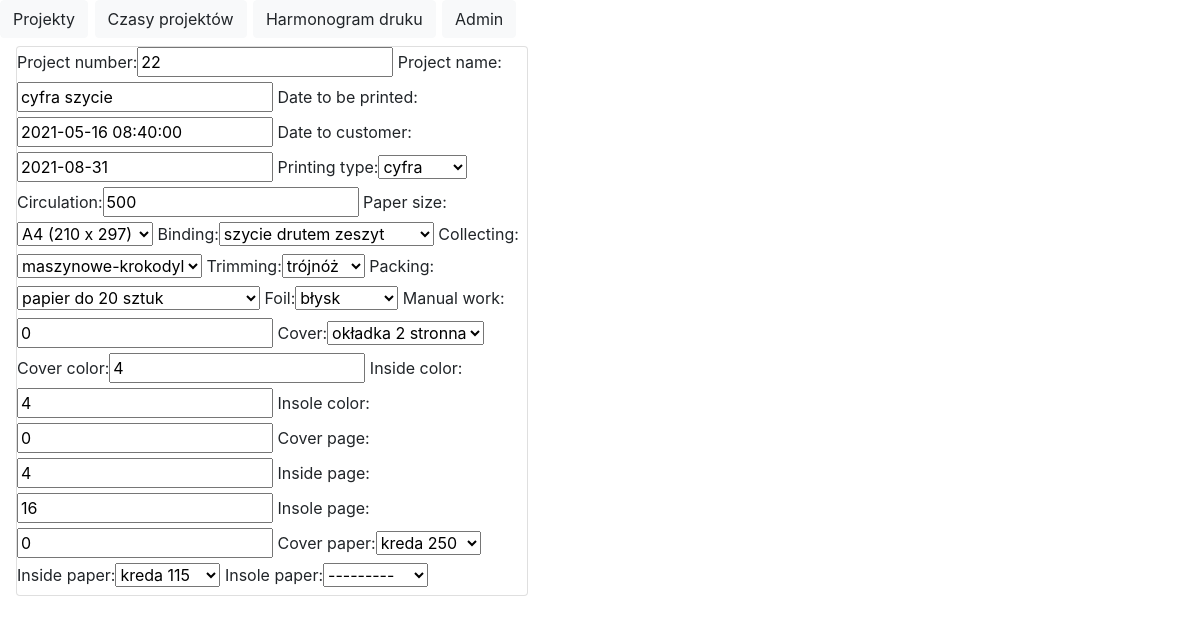
Screenshot of /projekt/3 with the database file from the repository.
### harmonogram/models.py (models this page shows, shortened)
class TechnicalData(models.Model):
    TRIMMING_TYPE = [(1, 'brak'), (2, 'trójnóż'), (3, 'gilotyna')]
    FOIL_TYPE = [(1, 'brak'), (2, 'mat'), (3, 'błysk'), (4, 'satyna'), (5, 'mat-2 str'), (6, 'błysk-2 str')]
    project_number = models.CharField(max_length=20)
    project_name = models.CharField(max_length=80)
    date_to_be_printed = models.DateTimeField()
    date_to_customer = models.DateField()
    printing_type = models.IntegerField(choices=[(1, 'cyfra'), (2, 'offset')])
    circulation = models.IntegerField()
    paper_size = models.CharField(max_length=20, choices=PAPER, default='A4')
    binding = models.IntegerField(choices=BINDING_TYPE, default=2)
    collecting = models.IntegerField(choices=COLLECTING_TYPE, default=1)
    trimming = models.IntegerField(choices=TRIMMING_TYPE, default=2)
    packing = models.IntegerField(choices=PACKING_TYPE, default=9)
    foil = models.IntegerField(choices=FOIL_TYPE, default=3)
    manual_work = models.IntegerField(default='1')
    cover = models.IntegerField(choices=[(1, 'okładka 1 stronna'), (2, 'okładka 2 stronna')])
    cover_color = models.IntegerField(default=4)
    inside_color = models.IntegerField(default=0)
    insole_color = models.IntegerField(default=0)
    cover_page = models.IntegerField(default=4)
    inside_page = models.IntegerField(default=0)
    insole_page = models.IntegerField(default=0)
    cover_paper = models.IntegerField(choices=PAPER_TYPE, default=7)
    inside_paper = models.IntegerField(choices=PAPER_TYPE, default=3, blank=True, null=True)
    insole_paper = models.IntegerField(choices=PAPER_TYPE, blank=True, null=True)

### harmonogram/views.py (the view)
# urls.py: path('projekt/<int:id>', one_project, name='project')
def one_project(request, id):
    project = get_object_or_404(TechnicalData, pk=id)
    form_project = TechnicalDataForm(request.POST or None, request.FILES or None, instance=project)
    return render(request, 'project_form.html', {'form_project': form_project})

### harmonogram/forms.py
class TechnicalDataForm(ModelForm):
    class Meta:
        model = TechnicalData
        fields = ['project_number', 'project_name', 'date_to_be_printed', 'date_to_customer', 'printing_type',
                  'circulation', 'paper_size', 'binding', 'collecting', 'trimming', 'packing', 'foil', 'manual_work',
                  'cover', 'cover_color', 'inside_color', 'insole_color', 'cover_page', 'inside_page', 'insole_page',
                  'cover_paper', 'inside_paper', 'insole_paper']

### templates/project_form.html (shortened to what this page needs)
<!DOCTYPE html>
<html lang="en">
{% extends "base.html" %}
{% load bootstrap %}
{% block content %}
    <div class="card" style="width: 32rem; float: left; margin-left: 1rem;">
            <form method="post" enctype="multipart/form-data">
                {{ form_project|bootstrap }}
            </form>
    </div>
{% endblock %}

### rows the page displays
TechnicalData: project_number "22", project_name "cyfra szycie", date_to_be_printed "2021-05-16 08:40:00", date_to_customer "2021-08-31", printing_type "cyfra", circulation "500", paper_size "A4 (210 x 297)", binding "szycie drutem zeszyt", collecting "maszynowe-krokodyl", trimming "trójnóż", packing "papier do 20 sztuk", foil "błysk", manual_work "0", cover "okładka 2 stronna", cover_color "4", inside_color "4", insole_color "0", cover_page "4", inside_page "16", insole_page "0", cover_paper "kreda 250", inside_paper "kreda 115", insole_paper "---------"
